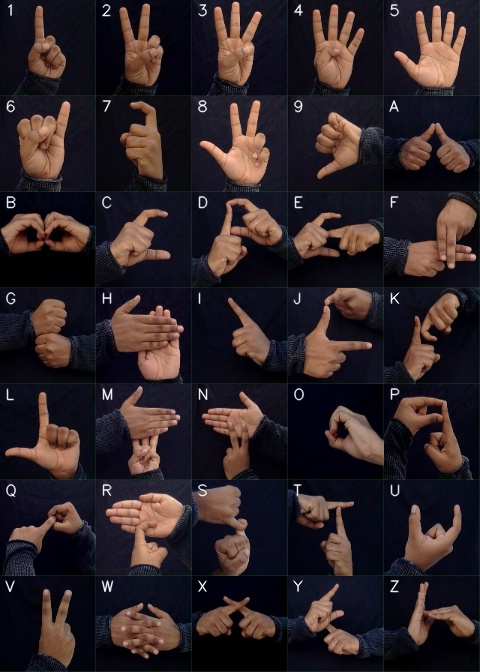
#> input picture sample.jpg, 480 x 672 px
$ python -i skinSegmentation_RealtimePredictions.py   (imports and definitions only)
#> lines starting #> are read from the running program, lines starting #| are printed output that depends on the picture; after the words box and inside, x2 and y2 are one past the last pixel; in counts of white or black regions, pixels touching at a corner belong together
#> further down, picture is the input picture: shape (672, 480, 3); mean B, G, R 39.2, 36.1, 46.8
#!/usr/bin/env python
# coding: utf-8

# In[1]:


import numpy as np
import cv2
from sklearn.cluster import KMeans
from collections import Counter
import imutils
import pprint
from matplotlib import pyplot as plt


# In[2]:


def extractSkin(image):
  # Taking a copy of the image
  img =  image.copy()
  # Converting from BGR Colours Space to HSV
  img =  cv2.cvtColor(img,cv2.COLOR_BGR2HSV)
#> img: shape (672, 480, 3); mean H, S, V 90.1, 135.9, 54.7

  # Defining HSV Threadholds
  lower_threshold = np.array([0, 48, 80], dtype=np.uint8)
  upper_threshold = np.array([20, 255, 255], dtype=np.uint8)

  # Single Channel mask,denoting presence of colours in the about threshold
  skinMask = cv2.inRange(img,lower_threshold,upper_threshold)
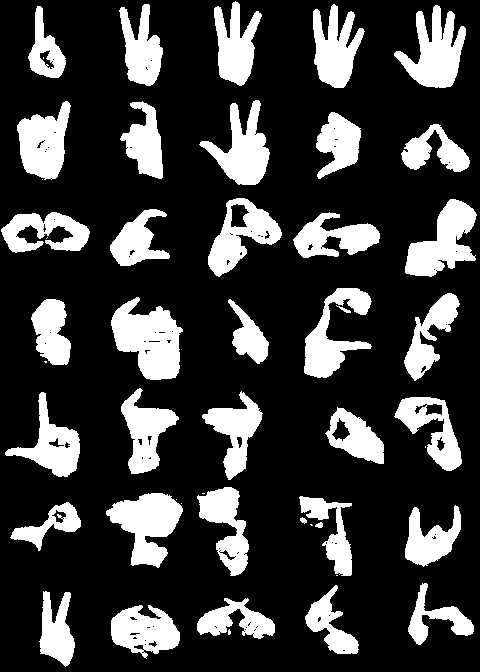
#> skinMask: shape (672, 480); 23.2% white; 49 white regions (11 under 20 px), largest, box (x1, y1, x2, y2) and area: (111, 297, 183, 380) 3728, (106, 493, 183, 568) 3179, (394, 5, 466, 88) 3087

  # Cleaning up mask using Gaussian Filter
  skinMask = cv2.GaussianBlur(skinMask,(3,3),0)
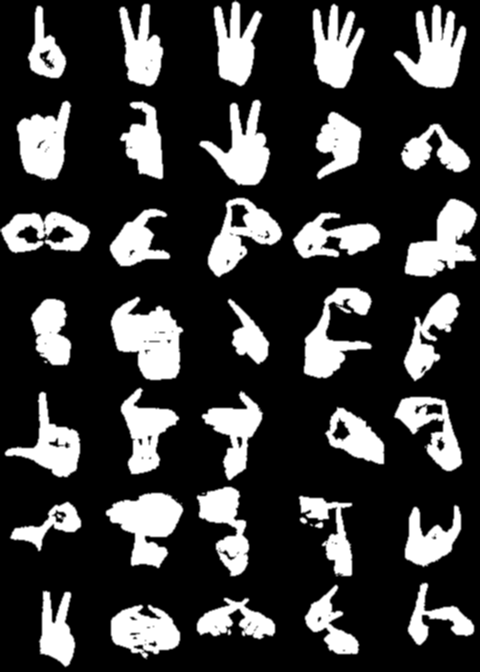
#> skinMask: shape (672, 480); min 0, max 255, mean 59.2

  # Extracting skin from the threshold mask
  skin  =  cv2.bitwise_and(img,img,mask=skinMask)
#> skin: shape (672, 480, 3); mean H, S, V 5.1, 30.8, 36.4

  # Return the Skin image
  return cv2.cvtColor(skin,cv2.COLOR_HSV2BGR)
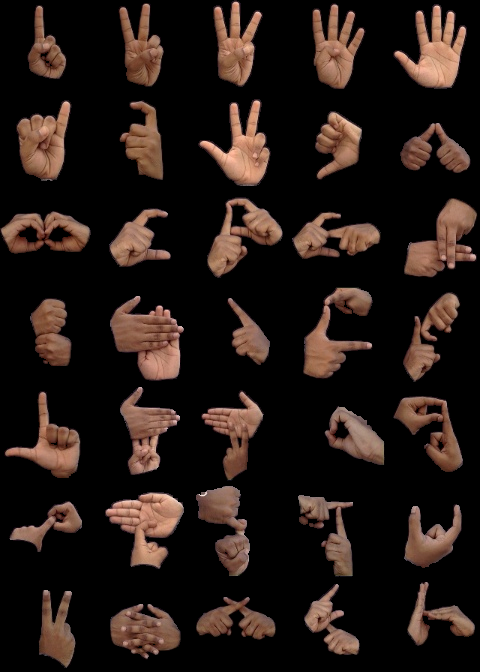
#> returned value: shape (672, 480, 3); mean B, G, R 21, 25.6, 36.4


# In[3]:


# [147 lines left out: functions removeBlack, getColorInformation, extractDominantColor, plotColorBar, prety_print_data, not called in this run]

>>> import cv2
>>> picture = cv2.imread('sample.jpg')
>>> result = extractSkin(picture)
